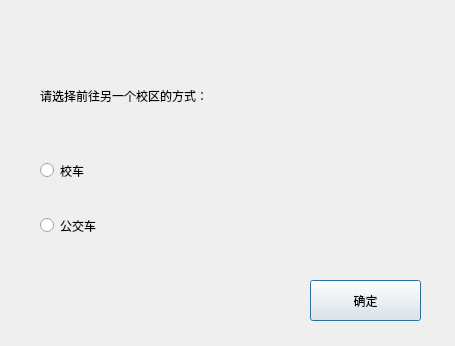
<?xml version="1.0" encoding="UTF-8"?>
<ui version="4.0">
 <class>ToOtherMap</class>
 <widget class="QDialog" name="ToOtherMap">
  <property name="geometry">
   <rect>
    <x>0</x>
    <y>0</y>
    <width>455</width>
    <height>346</height>
   </rect>
  </property>
  <property name="windowTitle">
   <string>Dialog</string>
  </property>
  <property name="styleSheet">
   <string notr="true">font: 18pt &quot;楷体&quot;;</string>
  </property>
  <widget class="QLabel" name="label">
   <property name="geometry">
    <rect>
     <x>40</x>
     <y>70</y>
     <width>411</width>
     <height>51</height>
    </rect>
   </property>
   <property name="text">
    <string>请选择前往另一个校区的方式：</string>
   </property>
  </widget>
  <widget class="QRadioButton" name="shoolBusBtn">
   <property name="geometry">
    <rect>
     <x>40</x>
     <y>150</y>
     <width>115</width>
     <height>41</height>
    </rect>
   </property>
   <property name="text">
    <string>校车</string>
   </property>
  </widget>
  <widget class="QRadioButton" name="busBtn">
   <property name="geometry">
    <rect>
     <x>40</x>
     <y>210</y>
     <width>115</width>
     <height>31</height>
    </rect>
   </property>
   <property name="text">
    <string>公交车</string>
   </property>
  </widget>
  <widget class="QPushButton" name="confirmBtn">
   <property name="geometry">
    <rect>
     <x>310</x>
     <y>280</y>
     <width>111</width>
     <height>41</height>
    </rect>
   </property>
   <property name="text">
    <string>确定</string>
   </property>
  </widget>
 </widget>
 <resources/>
 <connections/>
</ui>
